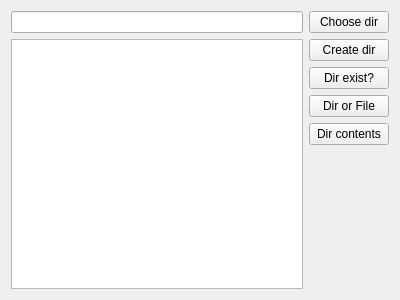
<?xml version="1.0" encoding="UTF-8"?>
<ui version="4.0">
 <class>Widget</class>
 <widget class="QWidget" name="Widget">
  <property name="geometry">
   <rect>
    <x>0</x>
    <y>0</y>
    <width>400</width>
    <height>300</height>
   </rect>
  </property>
  <property name="windowTitle">
   <string>Widget</string>
  </property>
  <layout class="QHBoxLayout" name="horizontalLayout">
   <item>
    <layout class="QVBoxLayout" name="verticalLayout">
     <item>
      <widget class="QLineEdit" name="lineEdit"/>
     </item>
     <item>
      <widget class="QListWidget" name="listWidget"/>
     </item>
    </layout>
   </item>
   <item>
    <layout class="QVBoxLayout" name="verticalLayout_2">
     <item>
      <widget class="QPushButton" name="chooseDirButton">
       <property name="text">
        <string>Choose dir</string>
       </property>
      </widget>
     </item>
     <item>
      <widget class="QPushButton" name="createDirButton">
       <property name="text">
        <string>Create dir</string>
       </property>
      </widget>
     </item>
     <item>
      <widget class="QPushButton" name="dirExistButton">
       <property name="text">
        <string>Dir exist?</string>
       </property>
      </widget>
     </item>
     <item>
      <widget class="QPushButton" name="DirOrFileButton">
       <property name="text">
        <string>Dir or File</string>
       </property>
      </widget>
     </item>
     <item>
      <widget class="QPushButton" name="DirContentsButton">
       <property name="text">
        <string>Dir contents</string>
       </property>
      </widget>
     </item>
     <item>
      <spacer name="verticalSpacer">
       <property name="orientation">
        <enum>Qt::Vertical</enum>
       </property>
       <property name="sizeHint" stdset="0">
        <size>
         <width>20</width>
         <height>40</height>
        </size>
       </property>
      </spacer>
     </item>
    </layout>
   </item>
  </layout>
 </widget>
 <layoutdefault spacing="6" margin="11"/>
 <resources/>
 <connections/>
</ui>
